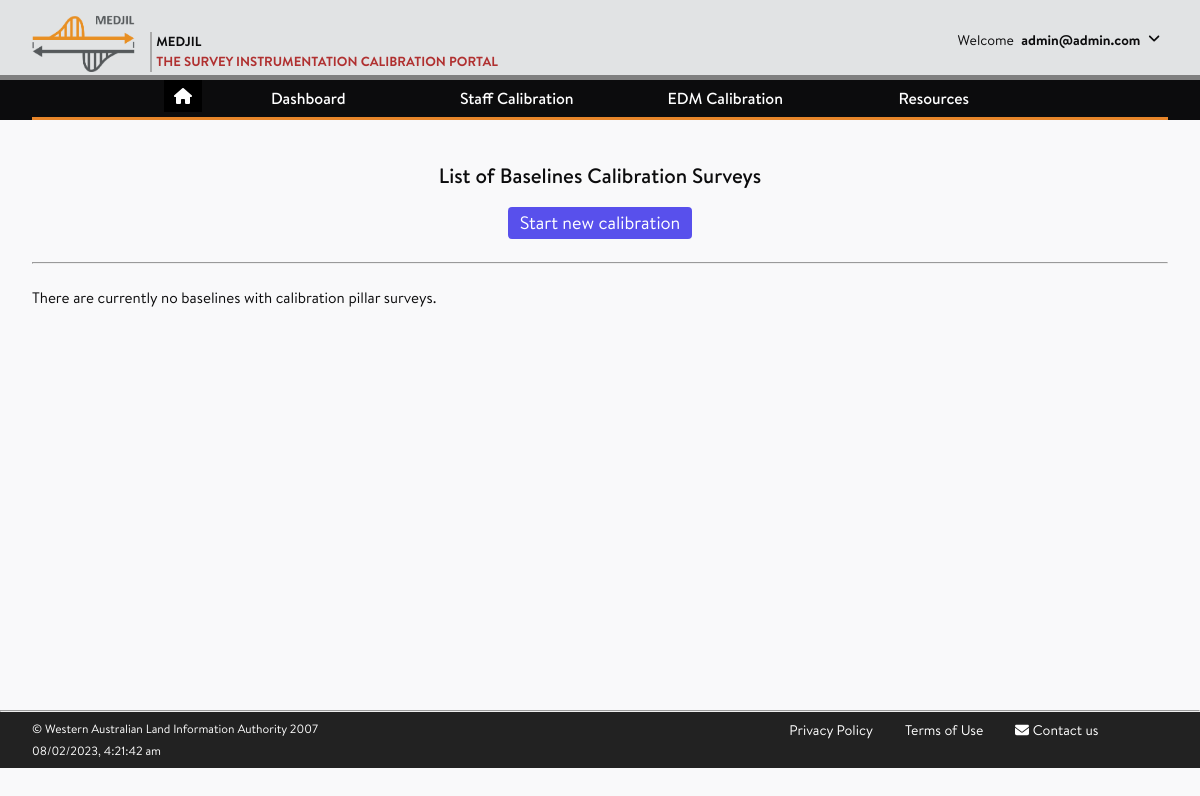
Before: /baseline_calibration/ (signed in) with the older database file.
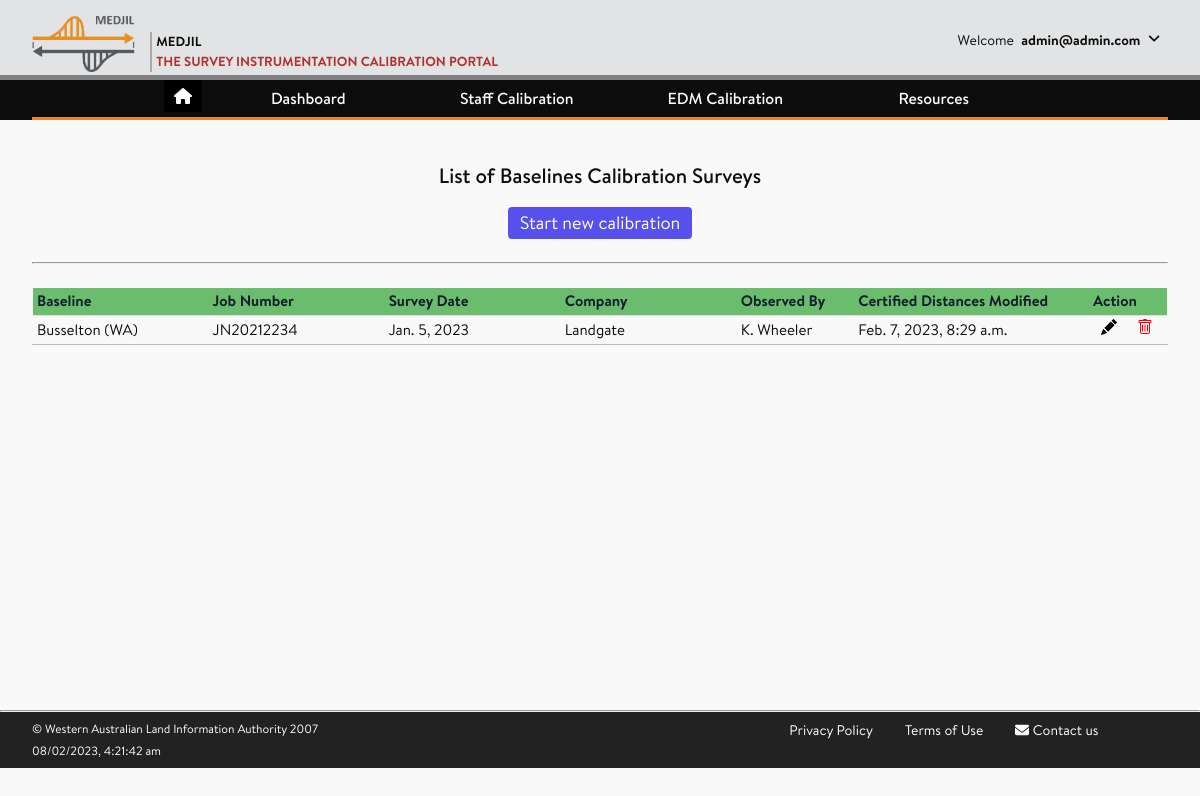
After: the same page with the newer database file.
### baseline_calibration/models.py (models this page shows, shortened)
class Pillar_Survey(models.Model):
    baseline = models.ForeignKey(CalibrationSite, on_delete = models.CASCADE, null = False,
                 verbose_name= 'Site',
                 help_text="Baseline under survey")
    survey_date = models.DateField(null=False, blank=False)
    computation_date = models.DateField(null=False, blank=False)
    accreditation = models.ForeignKey(Accreditation, on_delete = models.SET_NULL, null = True,
                 help_text="corresponding certification survey.")
    apply_lum = models.BooleanField(default=True,
                 verbose_name= 'Apply LUM to uncertainties')
    observer = models.CharField(max_length=25,
                 null = True,
                 blank = True,
                 )
    weather_type = (
                 ('Sunny/Clear','Sunny/Clear'),
                 ('Partially cloudy','Partially cloudy'),
                 ('Cloudy', 'Cloudy'),
                 ('Overcast', 'Overcast'),
                 ('Drizzle','Drizzle'),
                 ('Raining','Raining'),
                 ('Stormy','Stormy'),
                 )
    weather = models.CharField(max_length=25,
                 choices=weather_type,
                 help_text="Weather conditions",
                 unique=False,
                 )
    job_number = models.CharField(max_length=25,
                 help_text="Job reference eg., JN 20212216",
                 unique=False,
                 )
    edm = models.ForeignKey(EDM_Inst, on_delete = models.PROTECT, null = False,
                 help_text="EDM used for survey")
    prism = models.ForeignKey(Prism_Inst, on_delete = models.PROTECT, null = False,
                 help_text="Prism used for survey")
    mets_applied = models.BooleanField(default=True,
                 verbose_name= 'Atmospheric corrections applied',
                 help_text="Meterological corrections have been applied in the EDM instrument.")
    edmi_calib_applied = models.BooleanField(default=False,
                 verbose_name= 'EDMI calibration corrections applied',
                 help_text="The EDMI calibration correction has been applied prior to data import.")
    level = models.ForeignKey(DigitalLevel, on_delete = models.PROTECT, null = False,
                 help_text="Digital level used for survey")
    staff = models.ForeignKey(Staff, on_delete = models.PROTECT, null = False,
                 help_text="barcoded staff used for survey")
    staff_calib_applied = models.BooleanField(default=True,
                 verbose_name= 'staff calibration corrections applied',
                 help_text="The staff calibration correction"
                  " has been applied prior to data import.")
    thermometer = models.ForeignKey(Mets_Inst, on_delete = models.PROTECT, null = False,
                 limit_choices_to={'mets_specs__mets_model__inst_type': 'thermo'},
                 help_text="Thermometer used for survey",
                 related_name="field_thermometer")
    thermo_calib_applied = models.BooleanField(default=True,
                 verbose_name= 'thermometer calibration corrections applied',
                 help_text="The thermometer calibration correction"
                  " has been applied prior to data import.")
    barometer = models.ForeignKey(Mets_Inst, on_delete = models.PROTECT, null = False,
                 limit_choices_to={'mets_specs__mets_model__inst_type': 'baro'},
                 help_text="Barometer used for survey",
                 related_name="field_barometer")
    baro_calib_applied = models.BooleanField(default=True,
                 verbose_name= 'barometer calibration corrections applied',
                 help_text="The barometer calibration correction has been applied prior to data import.")
    hygrometer = models.ForeignKey(Mets_Inst, on_delete = models.PROTECT, blank=True, null = True,
                 limit_choices_to={'mets_specs__mets_model__inst_type': 'hygro'},
                 help_text="Hygrometer, if used for survey",
                 related_name="field_hygrometer")
    hygro_calib_applied = models.BooleanField(default=True,
                 verbose_name= 'Hygrometer calibration corrections applied',
                 help_text="The hygrometer correction has been applied prior to data import.")
    psychrometer = models.ForeignKey(Mets_Inst, on_delete = models.PROTECT, blank=True, null = True,
                 limit_choices_to={'mets_specs__mets_model__inst_type': 'psy'},
                 help_text="Psychrometer, if used for survey",
                 related_name="field_psychrometer")
    psy_calib_applied = models.BooleanField(default=True,
                 help_text="The psychrometer correction has been applied prior to data import.")
    uncertainty_budget = models.ForeignKey(Uncertainty_Budget, on_delete = models.PROTECT, null = False,
                 help_text="Preset uncertainty budget")
    outlier_criterion = models.DecimalField(max_digits=2, decimal_places=1, default=2,
                 validators=[MinValueValidator(0), MaxValueValidator(5)],
                 help_text="Number of standard deviations for outlier detection threashold.")
    fieldnotes_upload = models.FileField(upload_to = get_upload_to_location,
                 null=True,
                 blank=True,
                 verbose_name= 'Scanned fieldnotes')
    zero_point_correction = models.FloatField(blank = True, null=True,
                 validators = [MinValueValidator(-0.10000), MaxValueValidator(0.10000)],
                 help_text="If: Instrument Correction (m) = 1.00000013.L + 0.0003, Zero Point Correction = 0.0003m")
    zpc_uncertainty = models.FloatField(blank = True, null=True,
                 validators = [MinValueValidator(0.00000), MaxValueValidator(0.10000)],
                 help_text="Uncertainty of the zero point correction (m) at 95% Confidence Level",
                 verbose_name= 'zero point correction uncertainty')
    variance = models.FloatField(blank = True, null=True,
                 help_text="Variance of least squares adjustment of the calibration")
    degrees_of_freedom = models.IntegerField(blank = True, null=True,
                 validators = [MinValueValidator(0), MaxValueValidator(500)],
                 help_text="Degrees of freedom of calibration")
    uploaded_on = models.DateTimeField(auto_now_add=True, null=True)
    modified_on = models.DateTimeField(auto_now=True, null=True)
    class Meta:
        ordering = ['baseline','survey_date']

class Accreditation(models.Model):
    accredited_company = models.ForeignKey(Company, on_delete = models.PROTECT, null=False)
    valid_from_date = models.DateField(null=False, blank=False,
                 help_text="The date the period of appointment commences.")
    valid_to_date = models.DateField(null=False, blank=False,
                 help_text="The date the period of appointment finishes.")
    LUM_constant = models.FloatField(
                 validators = [MinValueValidator(0), MaxValueValidator(50.0)],
                 null = False, blank = False)
    LUM_ppm = models.FloatField(
                 validators = [MinValueValidator(0), MaxValueValidator(50.0)],
                 null = False, blank = False)
    statement = models.TextField(null = False, blank = False,
                 verbose_name= 'Statement of accreditation',
                 help_text="eg. Accredited as a verifying authority for units of lenght according to ISO 17025:2012")
    certificate_upload = models.FileField(upload_to='accreditation_certificates/',
                 null=True,
                 blank=True,
                 verbose_name= 'Accreditation Certificate')
    class Meta:
        ordering = ['accredited_company','valid_to_date']
        unique_together = ('accredited_company','valid_from_date','valid_to_date',)

### calibrationsites/models.py (models this page shows, shortened)
class CalibrationSite(models.Model):
    site_types = (
                (None, '--- Select Type ---'),
                ('baseline','EDM Calibration Baseline'),
                ('staff_lab', 'Staff Calibration Laboratory'),
                ('staff_range','Staff Calibration Range'),
                )
    site_type = models.CharField(max_length=20,
                                choices=site_types,
                                null=True,
                                blank=True,
                                verbose_name = 'Site Type')
    site_name = models.CharField(max_length=100,
                                    help_text = "Name for the Calibration Site",
                                    unique = True,
                                    verbose_name = 'Site Name')
    site_address = models.CharField(max_length=100,
                                        null = True,
                                        help_text = "Address for the Calibration Site, e.g., Kent Street, Curtin University",
                                        verbose_name = 'Site Address')
    country = models.ForeignKey(Country, on_delete=models.SET_NULL, null=True,
                                    help_text = "Add/select a Country",
                                    verbose_name = 'Country',
                                    )
    state = models.ForeignKey(State, on_delete=models.SET_NULL, null=True,
                                    help_text = "Add/select a State/Region",
                                    verbose_name = 'State/Region',
                                    )
    locality = models.ForeignKey(Locality, on_delete=models.SET_NULL, null=True,
                                    help_text = "Add/select the location of Site",
                                    verbose_name = 'Locality/Suburb',
                                    )
    no_of_pillars = models.IntegerField(null = True, blank=True,
                                        help_text = "Enter the number of pins or baseline pillars, if applicable",
                                        verbose_name = 'Number of Pillars/Pins')
    operator = models.ForeignKey(Company, on_delete=models.RESTRICT, null=True, blank=True,
                                    help_text = "Select the site operator",
                                    verbose_name = 'Authority',
                                    )
    description = models.TextField(blank=True, null=True)
    site_access = models.FileField(upload_to = get_upload_to_location,
                                        null=True,
                                        help_text = "Upload a pdf diagram showing an access to the location",
                                        verbose_name= 'Access Summary')
    site_config = models.FileField(upload_to = get_upload_to_location,
                                        null=True,
                                        help_text = "Upload a pdf diagram showing the location of pins or pillars",
                                        verbose_name= 'Site Configuration')
    uploaded_on = models.DateTimeField(auto_now_add=True, null=True)
    modified_on = models.DateTimeField(auto_now=True, null=True)
    def __str__(self):
        return f'{self.site_name} ({self.state.statecode})'

class State(models.Model):
    country = models.ForeignKey(Country, on_delete=models.CASCADE)
    name = models.CharField(max_length=40,
                            help_text = "Enter the full name of State/Region, e.g., Western Australia",
                            verbose_name = 'State')
    statecode =  models.CharField(max_length=3,
                                    null=True,
                                    validators = [alphanumeric],
                                    help_text = "Enter State Code with a max. of three letters, e.g., WA",
                                    verbose_name = 'State Code')
    class Meta:
        unique_together = ('country','name')

### accounts/models.py (models this page shows)
class Company(models.Model):
    company_name = models.CharField(max_length=200, unique=True)
    company_abbrev = models.CharField(max_length=20)
    class Meta:
        ordering = ['company_name']
    def __str__(self):
        return self.company_name

### baseline_calibration/views.py (the view)
# urls.py: path('', views.calibration_home, name = 'calibration_home'),
@login_required(login_url="/accounts/login")
def calibration_home(request):
    sqlstring = ("""
        SELECT baseline_calibration_pillar_survey.id,
        survey_date,
        observer,
        job_number,
        accredited_company_id,
        baseline_calibration_certified_distance.modified_on
        FROM (baseline_calibration_pillar_survey
        LEFT JOIN baseline_calibration_accreditation
        ON  baseline_calibration_accreditation.id = accreditation_id)
        LEFT OUTER JOIN baseline_calibration_certified_distance
        ON baseline_calibration_pillar_survey.id = pillar_survey_id
        WHERE (distance = 0 or distance ISNULL)
        ORDER BY baseline_id ASC, survey_date DESC""")
    if request.user.is_superuser:
        pillar_surveys = Pillar_Survey.objects.raw(sqlstring)
    else:
        sqlstring.replace('ORDER BY ', 'AND accredited_company_id ='
                          + str(request.user.company.id) +' ORDER BY ')
        pillar_surveys = Pillar_Survey.objects.raw(sqlstring)
    context = {
        'pillar_surveys': pillar_surveys}
    return render(request, 'baseline_calibration/baseline_calibration_home.html', context)

### baseline_calibration/templates/baseline_calibration/baseline_calibration_home.html (shortened to what this page needs)
{% extends 'base_generic.html' %}
{% load static %}
{% block content %}
<article class="post">
    <div class="container_IB">
      <div class="post-content">
        <h2 class="text-center">List of Baselines Calibration Surveys</h2>
        <div class="mt-2 flex justify-center">
          <a href="{% url 'baseline_calibration:calibrate1' id=None %}" class="px-3 py-2 border border-transparent text-lg leading-4 rounded text-white bg-indigo-600 hover:bg-indigo-500 focus:outline-none focus:shadow-outline transition duration-150 ease-in-out">
             Start new calibration
          </a>
        </div>
        <br>
        <hr>
        <br>
        {% if pillar_surveys %}
        <table>
            <tr>
              <th width="15%" class="text-left font-semibold text-base text-gray-900">Baseline</th>
              <th width="15%" class="text-left font-semibold text-base text-gray-900">Job Number</th>
              <th width="15%" class="text-left font-semibold text-base text-gray-900">Survey Date</th>
              <th width="15%" class="text-left font-semibold text-base text-gray-900">Company</th>
              <th width="10%" class="text-left font-semibold text-base text-gray-900">Observed By</th>
              <th width="20%" class="text-left font-semibold text-base text-gray-900">Certified Distances Modified</th>
              <th width="5%" class="text-left font-semibold text-base text-gray-900">Action</th>
            </tr>
            {% for pillar_survey in pillar_surveys %}
                <tr>
                  <td>{{ pillar_survey.baseline }} </td>
                  <td>{{ pillar_survey.job_number }} </td>
                  <td>{{ pillar_survey.survey_date }} </td>
                  <td>{{ pillar_survey.accreditation.accredited_company }}</td>
                  <td>{{ pillar_survey.observer }} </td>
                  {% if pillar_survey.variance is not null %}
                      <td>{{ pillar_survey.modified_on }}</td>
                  {% else %}
                      <td>In progress ..</td>
                  {% endif %}
                  <td>
                    <span class="flex justify-around items-center text-center">
                      <a href="{% url 'baseline_calibration:calibrate1' id=pillar_survey.pk %}" class="px-3">
                      </a>
                      <a href="{% url 'baseline_calibration:pillar_survey_del' id=pillar_survey.pk %}" class="px-2" onclick="return confirmation()">
                      </a>
                    </span>
                  </td>
                </tr>
            {% endfor %}
        </table>
        {% else %}
            <p>There are currently no baselines with calibration pillar surveys.</p>
        {% endif %}
      </div>
    </div>
</article>
 {% endblock content %}

Changed rows visible on the page:
added Pillar_Survey: baseline "Busselton (WA)", job_number "JN20212234", survey_date "Jan. 5, 2023", accreditation.accredited_company "Landgate", observer "K. Wheeler", modified_on "Feb. 7, 2023, 8:29 a.m."
Other visible differences:
text no longer shown: "There are currently no baselines with calibration pillar surveys."
text now shown: "Baseline Job Number Survey Date Company Observed By Certified Distances Modified Action"
